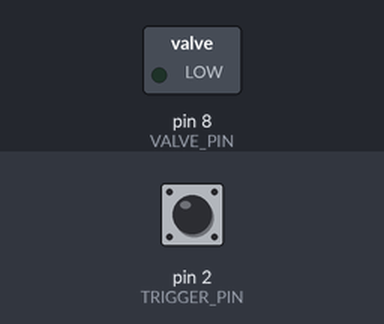
Bench run of a sketch on a simulated Arduino Uno, built with avr-gcc and run on an emulated ATmega328P. Shown: switched loads named in the sketch (green lamp = pin HIGH). Inputs (shaded band) come from the test bench; at power-on: pin 2 (TRIGGER_PIN) HIGH. What the sketch prints to the serial monitor is not drawn.

Above: at 1.2 s.
1.3 s: pin 2 (TRIGGER_PIN) pulled LOW for 0.15 s
At 1.51 s:
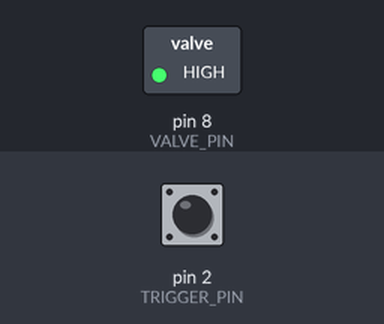
Timing chart, 0 to 4.3 s (numbered marks = the images above; inputs shaded):
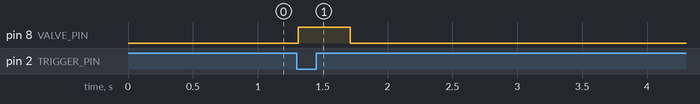

Measured:
- after the input at 1.3 s, pin 8 (VALVE_PIN): LOW → HIGH at once, → LOW 0.40 s later

The sketch:

sketch.ino
```cpp
// Orchard spray controller: one short burst per trigger press.
// Valve relay on D8, trigger button on D2 (pull-up), status over UART.

const int VALVE_PIN = 8;
const int TRIGGER_PIN = 2;
const unsigned long OPEN_MS = 400;
const unsigned long SETTLE_MS = 12;
const unsigned long REPORT_MS = 1000;

bool valveOpen = false;
bool pressed = false;
int rawLevel = HIGH;
unsigned long rawChangedAt = 0;
unsigned long valveDeadline = 0;
unsigned long lastReport = 0;
unsigned int bursts = 0;

void openValve()
{
    valveOpen = true;
    valveDeadline = millis() + OPEN_MS;
    digitalWrite(VALVE_PIN, HIGH);
    bursts++;
}

void closeValve()
{
    valveOpen = false;
    digitalWrite(VALVE_PIN, LOW);
}

bool deadlineReached()
{
    return millis() >= valveDeadline;
}

void scanTrigger()
{
    int level = digitalRead(TRIGGER_PIN);
    unsigned long now = millis();
    if (level != rawLevel)
    {
        rawLevel = level;
        rawChangedAt = now;
    }
    if (now - rawChangedAt >= SETTLE_MS)
    {
        bool down = (rawLevel == LOW);
        if (down && !pressed && !valveOpen)
        {
            openValve();
        }
        pressed = down;
    }
}

void report()
{
    Serial.print("spray n=");
    Serial.print(bursts);
    Serial.print(" open=");
    Serial.println(valveOpen ? 1 : 0);
}

void setup()
{
    pinMode(VALVE_PIN, OUTPUT);
    pinMode(TRIGGER_PIN, INPUT_PULLUP);
    digitalWrite(VALVE_PIN, LOW);
    Serial.begin(9600);
    rawChangedAt = millis();
    lastReport = millis();
}

void loop()
{
    scanTrigger();
    if (valveOpen && deadlineReached())
    {
        closeValve();
    }
    if (millis() - lastReport >= REPORT_MS)
    {
        lastReport = millis();
        report();
    }
}
```
